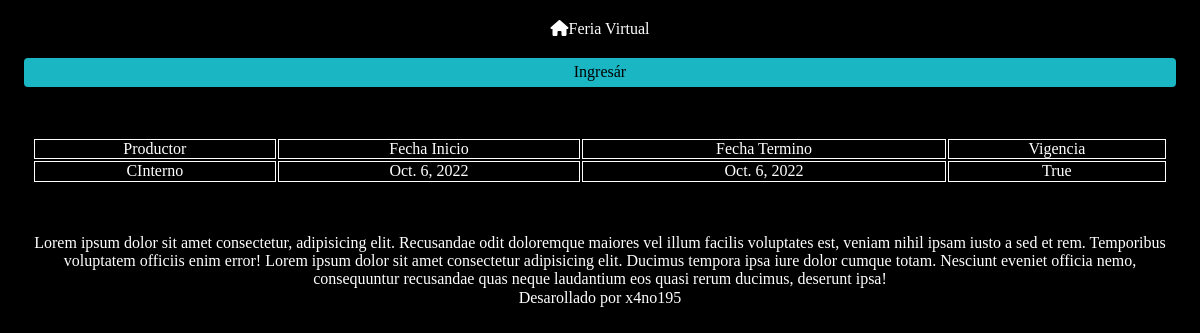
/lista-contratos/, run on an earlier commit of the app's database.
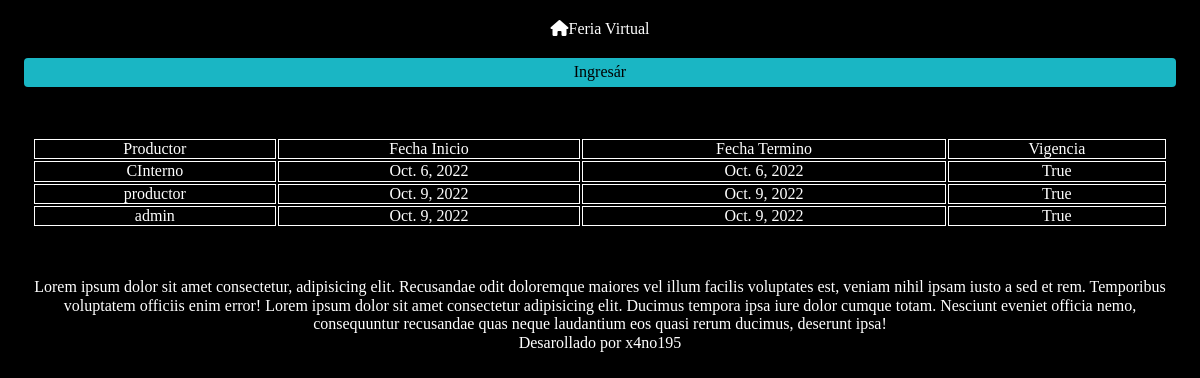
And on a later commit of the database.
### feriavirtualapp/models.py (models this page shows, shortened)
class Contrato(models.Model):
    usuario = models.ForeignKey(User, on_delete=models.CASCADE)
    fecha_inicio = models.DateField(default=timezone.now)
    fecha_termino = models.DateField(default=timezone.now)
    vigencia = models.BooleanField(default=False)

class User(AbstractUser):
    ROLES =(
    ("1", "Productor"),
    ("2", "Cliente externo"),
    ("3", "Cliente interno"),
    ("4", "Transportista"),
    ("5", "Consultor"),
    ("6", "Administrador"),
    ("6", "Revisor de calidad"),
    )
    rol = models.CharField(max_length=50, choices = ROLES, null=True)
    imagen = models.ImageField(upload_to="Perfil",default='default.png')

### feriavirtualapp/views.py (the view)
# urls.py: path('lista-contratos/', views.listaContratos, name='listaContratos'),
def listaContratos(request):
    cont = Contrato.objects.all()
    context ={'cont':cont}
    return render(request, 'lista-contratos.html', context)

### feriavirtualapp/templates/lista-contratos.html
{% extends 'base.html' %}
{% load humanize %}
{% block content %}
<div class="main row">
    <table class="tabla col-xs-12">
        <tr class="table tr">
          <td>Productor</td>
          <td>Fecha Inicio</td>
          <td>Fecha Termino</td>
          <td>Vigencia</td>
        </tr>
        {% for c in cont %}
        <tr>
            <td>{{ c.usuario.username }}</td>
            <td>{{ c.fecha_inicio }}</td>
            <td>{{ c.fecha_termino }}</td>
            <td>{{ c.vigencia }}</td>
          </tr>
        {% endfor %}
      </table>
</div>
{% endblock %}

### feriavirtualapp/templates/base.html (shortened to what this page needs)
{% load static %}
<!DOCTYPE html>
<html lang="es">
<head>
    <link rel="stylesheet" type="text/css" href="{% static 'css/styles.css' %}">
    <link rel="stylesheet" type="text/css" href="{% static 'css/flexboxgrid.min.css' %}">
    <link rel="stylesheet" type="text/css" href="{% static 'css/normalize.css' %}">
</head>
<body class="container-fluid">
    <nav class="row center-xs middle-xs">
        <a href="/" class="col-xs-12 col-sm-4 "><li><i class="fas fa-home"></i>Feria Virtual</li></a>
    </nav>
    {% if request.user.is_authenticated %}
        <div class="contenedor-login row end-xs">
            {% if request.user.rol == "1"  %}
            <a href="{% url 'mis-productos' %}" class="col-xs-2"><i class="far fa-lemon"></i> Mis Productos</a>
            <a href="{% url 'ingresar-productos'  %}" class="col-xs-2"><i class="fas fa-external-link-square-alt"></i> Ingresar Productos</a>
            {% endif %}
            {% if request.user.rol == "2" %}
            <a href="{% url 'notificacion' %}" class="col-xs-12 col-sm-2 center-xs"><i class="fas fa-user-plus"></i> Notificaciones de pago</a>
            <a href="{% url 'Solicitud' %}" class="col-xs-12 col-sm-2 center-xs"><i class="fas fa-search-dollar"></i> Solicitud</a>
            {% endif %}
            {% if request.user.rol == "3" %}
            <a href="{% url 'notificacion' %}" class="col-xs-12 col-sm-2 center-xs"><i class="fas fa-user-plus"></i> Notificaciones de pago</a>
            <a href="{% url 'Solicitud' %}" class="col-xs-12 col-sm-2 center-xs"><i class="fas fa-search-dollar"></i> Solicitud</a>
            {% endif %}
            {% if request.user.rol == "6" %}
            <a href="{% url 'gestionContratos' %}" class="col-xs-12 col-sm-2 center-xs"><i class="fas fa-file-contract"></i> Gestion de contratos</a>
            <a href="{% url 'register' %}" class="col-xs-12 col-sm-2 center-xs"><i class="fas fa-user-plus"></i> Registrar Usuario</a>
            <a href="{% url 'Solicitud' %}" class="col-xs-12 col-sm-2 center-xs"><i class="fas fa-search-dollar"></i> Iniciar venta</a>
            <a href="{% url 'Solicitudes' %}" class="col-xs-12 col-sm-2 center-xs"><i class="fas fa-search-dollar"></i>Solicitudes</a>
            {% endif %}
            <a href="{% url 'publicaciones' %}" class="col-xs-12 col-sm-2 center-xs"><i class="fas fa-clipboard-list"></i> Publicaciones</a>
            <a href="{% url 'logout' %}" class="col-xs-12 col-sm-2 center-xs"><i class="fas fa-sign-out-alt"></i> Cerrar Sesión</a>
        </div>
    {% else %}
        <div class="contenedor-login row center-xs">
            <a href="{% url 'login' %}" class="col-xs-12 col-sm-6">Ingresár</a>
        </div>
    {% endif %}
    <div class="contenido-pagina">
    {% block content %}
    {% endblock %}
    </div>
    <footer>
        <div class="footer row center-xs">
            <p class="col-xs-12">Lorem ipsum dolor sit amet consectetur, adipisicing elit. Recusandae odit doloremque maiores vel illum facilis voluptates est, veniam nihil ipsam iusto a sed et rem. Temporibus voluptatem officiis enim error! Lorem ipsum dolor sit amet consectetur adipisicing elit. Ducimus tempora ipsa iure dolor cumque totam. Nesciunt eveniet officia nemo, consequuntur recusandae quas neque laudantium eos quasi rerum ducimus, deserunt ipsa!</p>
            <p class="col-xs-12">Desarollado por x4no195</p>
        </div>
    </footer>
</body>
</html>

### feriavirtualapp/static/css/styles.css (style rules this page uses)
* { padding: 0; margin: 0; font-family: century gothic; text-align: center; color: white; }
.main { margin: 50px 0; }
.container-fluid { background-color: black; transition-duration: 1s; }
nav a { padding: 20px 0; text-decoration: none; list-style: none; color: white; }
.contenedor-login { background-color: #1AB6C4; border-radius: 4px; }
.contenedor-login a { padding: 5px 0; text-decoration: none; list-style: none; color: black; }
table tr td { border: 1px solid white; }

What changed in the data, as far as the page shows it:
added Contrato: usuario.username "productor", fecha_inicio "Oct. 9, 2022", fecha_termino "Oct. 9, 2022", vigencia "True"
added Contrato: usuario.username "admin", fecha_inicio "Oct. 9, 2022", fecha_termino "Oct. 9, 2022", vigencia "True"
